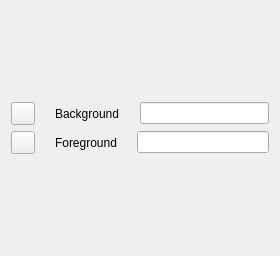
             <widget class="QWidget" name="page_6">
              <property name="geometry">
               <rect>
                <x>0</x>
                <y>0</y>
                <width>280</width>
                <height>256</height>
               </rect>
              </property>
              <attribute name="label">
               <string>Popover</string>
              </attribute>
              <layout class="QVBoxLayout" name="verticalLayout_12">
               <item>
                <spacer name="verticalSpacer_19">
                 <property name="orientation">
                  <enum>Qt::Orientation::Vertical</enum>
                 </property>
                 <property name="sizeHint" stdset="0">
                  <size>
                   <width>20</width>
                   <height>322</height>
                  </size>
                 </property>
                </spacer>
               </item>
               <item>
                <layout class="QHBoxLayout" name="horizontalLayout_23">
                 <property name="spacing">
                  <number>10</number>
                 </property>
                 <item>
                  <widget class="QToolButton" name="square_popover_bg">
                   <property name="cursor">
                    <cursorShape>PointingHandCursor</cursorShape>
                   </property>
                   <property name="text">
                    <string/>
                   </property>
                  </widget>
                 </item>
                 <item>
                  <spacer name="horizontalSpacer_39">
                   <property name="orientation">
                    <enum>Qt::Orientation::Horizontal</enum>
                   </property>
                   <property name="sizeType">
                    <enum>QSizePolicy::Policy::Minimum</enum>
                   </property>
                   <property name="sizeHint" stdset="0">
                    <size>
                     <width>10</width>
                     <height>20</height>
                    </size>
                   </property>
                  </spacer>
                 </item>
                 <item>
                  <widget class="QLabel" name="labe_popover_bg">
                   <property name="text">
                    <string>Background</string>
                   </property>
                  </widget>
                 </item>
                 <item>
                  <spacer name="horizontalSpacer_40">
                   <property name="orientation">
                    <enum>Qt::Orientation::Horizontal</enum>
                   </property>
                   <property name="sizeType">
                    <enum>QSizePolicy::Policy::Minimum</enum>
                   </property>
                   <property name="sizeHint" stdset="0">
                    <size>
                     <width>10</width>
                     <height>20</height>
                    </size>
                   </property>
                  </spacer>
                 </item>
                 <item>
                  <widget class="QLineEdit" name="input_hex_popover_bg">
                   <property name="cursor">
                    <cursorShape>PointingHandCursor</cursorShape>
                   </property>
                  </widget>
                 </item>
                </layout>
               </item>
               <item>
                <layout class="QHBoxLayout" name="horizontalLayout_24">
                 <property name="spacing">
                  <number>10</number>
                 </property>
                 <item>
                  <widget class="QToolButton" name="square_popover_fg">
                   <property name="cursor">
                    <cursorShape>PointingHandCursor</cursorShape>
                   </property>
                   <property name="text">
                    <string/>
                   </property>
                  </widget>
                 </item>
                 <item>
                  <spacer name="horizontalSpacer_41">
                   <property name="orientation">
                    <enum>Qt::Orientation::Horizontal</enum>
                   </property>
                   <property name="sizeType">
                    <enum>QSizePolicy::Policy::Minimum</enum>
                   </property>
                   <property name="sizeHint" stdset="0">
                    <size>
                     <width>10</width>
                     <height>20</height>
                    </size>
                   </property>
                  </spacer>
                 </item>
                 <item>
                  <widget class="QLabel" name="label_popover_fg">
                   <property name="text">
                    <string>Foreground</string>
                   </property>
                  </widget>
                 </item>
                 <item>
                  <spacer name="horizontalSpacer_42">
                   <property name="orientation">
                    <enum>Qt::Orientation::Horizontal</enum>
                   </property>
                   <property name="sizeType">
                    <enum>QSizePolicy::Policy::Minimum</enum>
                   </property>
                   <property name="sizeHint" stdset="0">
                    <size>
                     <width>10</width>
                     <height>20</height>
                    </size>
                   </property>
                  </spacer>
                 </item>
                 <item>
                  <widget class="QLineEdit" name="input_hex_popover_fg">
                   <property name="cursor">
                    <cursorShape>PointingHandCursor</cursorShape>
                   </property>
                  </widget>
                 </item>
                </layout>
               </item>
               <item>
                <spacer name="verticalSpacer_11">
                 <property name="orientation">
                  <enum>Qt::Orientation::Vertical</enum>
                 </property>
                 <property name="sizeHint" stdset="0">
                  <size>
                   <width>20</width>
                   <height>322</height>
                  </size>
                 </property>
                </spacer>
               </item>
              </layout>
             </widget>
